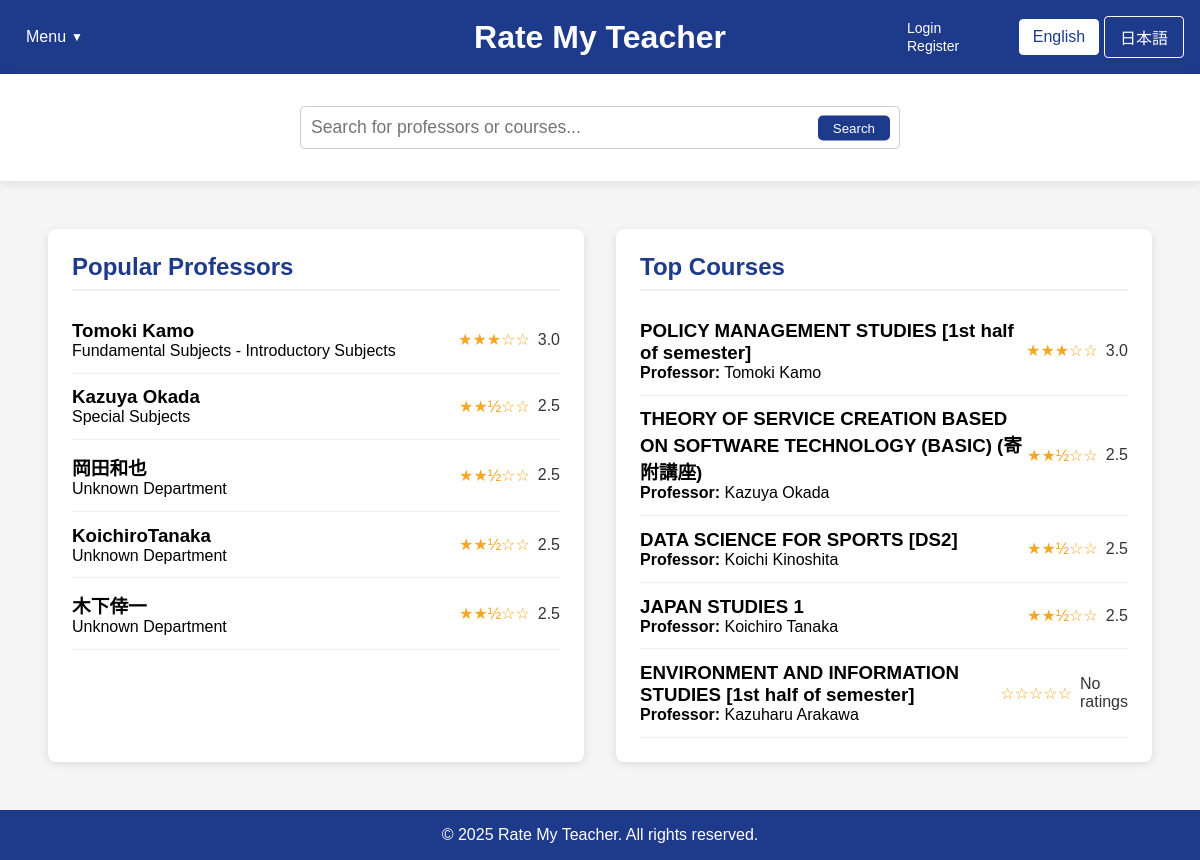
The app's page /home_fallback.php with its own data.
### tables this page shows
CREATE TABLE professors (
        id INTEGER PRIMARY KEY AUTOINCREMENT,
        name TEXT NOT NULL,
        department TEXT,
        bio TEXT,
        avg_content_quality REAL DEFAULT 0,
        avg_difficulty REAL DEFAULT 0,
        overall_rating REAL DEFAULT 0,
        review_count INTEGER DEFAULT 0
    );

CREATE TABLE courses (
        id INTEGER PRIMARY KEY AUTOINCREMENT,
        name TEXT NOT NULL,
        course_code TEXT,
        description TEXT,
        professor_id INTEGER,
        semester TEXT,
        avg_content_quality REAL DEFAULT 0,
        avg_difficulty REAL DEFAULT 0,
        overall_rating REAL DEFAULT 0,
        review_count INTEGER DEFAULT 0,
        FOREIGN KEY (professor_id) REFERENCES professors(id) ON DELETE SET NULL
    );

### home_fallback.php (the view, shortened to what this page needs)
<?php
$isLoggedIn = isset($_SESSION["loggedin"]) && $_SESSION["loggedin"] === true;
require_once 'config.php';
function getTopProfessors($limit = 5) {
    global $conn;
    $professors = [];
    try {
        $ratingCount = 0;
        $ratingCheckResult = $conn->query("SELECT COUNT(*) as count FROM ratings");
        if ($ratingCheckResult) {
            $ratingCountRow = $ratingCheckResult->fetchArray(SQLITE3_ASSOC);
            $ratingCount = $ratingCountRow['count'];
        }
        if ($ratingCount > 0) {
            $hasProfRatingColumns = false;
            $columnsResult = $conn->query("PRAGMA table_info(professors)");
            while ($col = $columnsResult->fetchArray(SQLITE3_ASSOC)) {
                if ($col['name'] === 'avg_content_quality' || $col['name'] === 'overall_rating') {
                    $hasProfRatingColumns = true;
                    break;
                }
            }
            if ($hasProfRatingColumns) {
                $stmt = $conn->prepare("
                    SELECT id, name, department,
                           COALESCE(overall_rating, (avg_content_quality + avg_difficulty) / 2) as avg_rating,
                           COALESCE(avg_content_quality, 0) as avg_content_quality,
                           COALESCE(avg_difficulty, 0) as avg_difficulty,
                           COALESCE(review_count, 0) as review_count
                    FROM professors
                    WHERE COALESCE(review_count, 0) > 0
                    ORDER BY avg_rating DESC, review_count DESC
                    LIMIT :limit
                ");
            }
            $stmt->bindValue(':limit', $limit, SQLITE3_INTEGER);
            $result = $stmt->execute();
            while ($row = $result->fetchArray(SQLITE3_ASSOC)) {
                if (isset($row['avg_rating']) && $row['avg_rating'] !== null) {
                    $row['avg_rating'] = number_format((float)$row['avg_rating'], 1);
                } else {
                    $row['avg_rating'] = "N/A";
                }
                $professors[] = $row;
            }
        }
    } catch (Exception $e) {
        error_log("Error fetching top professors: " . $e->getMessage());
    }
    return $professors;
}
function getTopCourses($limit = 5) {
    global $conn;
    $courses = [];
    try {
        $ratingCount = 0;
        $ratingCheckResult = $conn->query("SELECT COUNT(*) as count FROM ratings");
        if ($ratingCheckResult) {
            $ratingCountRow = $ratingCheckResult->fetchArray(SQLITE3_ASSOC);
            $ratingCount = $ratingCountRow['count'];
        }
        if ($ratingCount > 0) {
            $hasCourseRatingColumns = false;
            $columnsResult = $conn->query("PRAGMA table_info(courses)");
            while ($col = $columnsResult->fetchArray(SQLITE3_ASSOC)) {
                if ($col['name'] === 'avg_content_quality') {
                    $hasCourseRatingColumns = true;
                    break;
                }
            }
            if ($hasCourseRatingColumns) {
                $stmt = $conn->prepare("
                    SELECT c.id, c.name as course_name, c.course_code,
                        COALESCE(c.avg_content_quality, 0) as avg_content_quality,
                        COALESCE(c.avg_difficulty, 0) as avg_difficulty,
                        (COALESCE(c.avg_content_quality, 0) + (5 - COALESCE(c.avg_difficulty, 0))) / 2 as avg_rating,
                        COALESCE(c.review_count, 0) as review_count,
                        p.name as professor_name
                    FROM courses c
                    LEFT JOIN professors p ON c.professor_id = p.id
                    WHERE COALESCE(c.review_count, 0) > 0
                    ORDER BY avg_rating DESC, review_count DESC
                    LIMIT :limit
                ");
            }
            $stmt->bindValue(':limit', $limit, SQLITE3_INTEGER);
            $result = $stmt->execute();
            while ($row = $result->fetchArray(SQLITE3_ASSOC)) {
                if (isset($row['avg_rating']) && $row['avg_rating'] !== null) {
                    $row['avg_rating'] = number_format((float)$row['avg_rating'], 1);
                } else {
                    $row['avg_rating'] = "N/A";
                }
                $courses[] = $row;
            }
        }
        if (count($courses) < $limit) {
            $remaining = $limit - count($courses);
            $excludeIds = array_map(function($course) {
                return $course['id'];
            }, $courses);
            $excludeClause = count($excludeIds) > 0 ? "WHERE c.id NOT IN (" . implode(",", $excludeIds) . ")" : "";
            $stmt = $conn->prepare("
                SELECT c.id, c.name as course_name, c.course_code, p.name as professor_name
                FROM courses c
                LEFT JOIN professors p ON c.professor_id = p.id
                $excludeClause
                LIMIT :limit
            ");
            $stmt->bindValue(':limit', $remaining, SQLITE3_INTEGER);
            $result = $stmt->execute();
            while ($row = $result->fetchArray(SQLITE3_ASSOC)) {
                $row['avg_rating'] = "N/A";
                $courses[] = $row;
            }
        }
    } catch (Exception $e) {
        error_log("Error fetching top courses: " . $e->getMessage());
    }
    return $courses;
}
$topProfessors = getTopProfessors(5);
$topCourses = getTopCourses(5);
?>
<!DOCTYPE html>
<html lang="en">
<head>
    <link rel="stylesheet" href="css/style.css">
</head>
<body>
    <div class="container">
        <header>
            <div class="header-left">
                <div class="dropdown">
                    <?php
                    $currentLang = isset($_COOKIE['language']) && $_COOKIE['language'] == 'ja' ? 'ja' : 'en';
                    $menuLabel = $currentLang == 'ja' ? 'メニュー' : 'Menu';
                    $logoutLabel = $currentLang == 'ja' ? 'ログアウト' : 'Logout';
                    $loginLabel = $currentLang == 'ja' ? 'ログイン' : 'Login';
                    $registerLabel = $currentLang == 'ja' ? '登録' : 'Register';
                    ?>
                    <button class="dropbtn"><?php echo $menuLabel; ?></button>
                </div>
            </div>
            <div class="header-center">
                <div class="logo">
                    <h1><a href="home.php" style="color: white; text-decoration: none;"><?php echo $currentLang == 'ja' ? 'Rate My Teacher' : 'Rate My Teacher'; ?></a></h1>
                </div>
            </div>
            <div class="header-right">
                <div class="auth-links">
                    <?php if ($isLoggedIn): ?>
                        <a href="logout.php"><?php echo $logoutLabel; ?></a>
                    <?php else: ?>
                        <a href="login.php"><?php echo $loginLabel; ?></a>
                        <a href="register.php"><?php echo $registerLabel; ?></a>
                    <?php endif; ?>
                </div>
                <div class="language-toggle">
                    <a href="?lang=en" class="<?php echo (!isset($_COOKIE['language']) || $_COOKIE['language'] == 'en') ? 'active' : ''; ?>"
                    style="display:inline-block; width:80px; text-align:center; padding:8px 0; margin-right:5px;
                            background:<?php echo (!isset($_COOKIE['language']) || $_COOKIE['language'] == 'en') ? 'white' : 'transparent'; ?>;
                            color:<?php echo (!isset($_COOKIE['language']) || $_COOKIE['language'] == 'en') ? '#1e3a8a' : 'white'; ?>;
                            text-decoration:none; border:1px solid white; border-radius:4px;"
                    onclick="document.cookie='language=en; path=/; max-age=2592000'; return true;">
                    English
                    </a>
                    <a href="?lang=ja" class="<?php echo (isset($_COOKIE['language']) && $_COOKIE['language'] == 'ja') ? 'active' : ''; ?>"
                    style="display:inline-block; width:80px; text-align:center; padding:8px 0;
                            background:<?php echo (isset($_COOKIE['language']) && $_COOKIE['language'] == 'ja') ? 'white' : 'transparent'; ?>;
                            color:<?php echo (isset($_COOKIE['language']) && $_COOKIE['language'] == 'ja') ? '#1e3a8a' : 'white'; ?>;
                            text-decoration:none; border:1px solid white; border-radius:4px;"
                    onclick="document.cookie='language=ja; path=/; max-age=2592000'; return true;">
                    日本語
                    </a>
                </div>
        </header>
        <div class="search-container">
            <div class="search-bar" style="position: relative !important;">
                <input type="text" id="searchInput" placeholder="<?php echo $currentLang == 'ja' ? '教授やコースを検索...' : 'Search for professors or courses...'; ?>" style="width: 100%; padding: 10px; border-radius: 5px; border: 1px solid #ccc;">
                <button id="searchButton" style="position: absolute; right: 10px; top: 50%; transform: translateY(-50%); background: #1e3a8a; color: white; border: none; padding: 5px 15px; border-radius: 5px; cursor: pointer;"><?php echo $currentLang == 'ja' ? '検索' : 'Search'; ?></button>
            </div>
        </div>
        <main style="flex: 1; display: flex; padding: 2rem;">
            <div id="popular-professors" class="content-box" style="flex: 1; background-color: white; margin: 1rem; padding: 1.5rem; border-radius: 8px; box-shadow: 0 2px 10px rgba(0,0,0,0.1);">
                <h2><?php echo $currentLang == 'ja' ? '人気の教授' : 'Popular Professors'; ?></h2>
                <div class="professor-list">
                    <?php foreach ($topProfessors as $professor): ?>
                    <a href="professor_page_template.php?name=<?php echo urlencode(str_replace(' ', '',$professor['name'])); ?>&lang=<?php echo $currentLang; ?>" style="text-decoration: none; color: inherit;">
                        <div class="professor-item" data-id="<?php echo $isLoggedIn ? $professor['id'] : 'login-required'; ?>">
                            <div>
                                <h3><?php echo htmlspecialchars($professor['name']); ?></h3>
                                <p><?php echo htmlspecialchars($professor['department'] ?? 'Unknown Department'); ?></p>
                            </div>
                            <div class="rating">
                                <?php
                                if ($professor['avg_rating'] !== 'N/A' && $professor['avg_rating'] > 0) {
                                    $fullStars = floor($professor['avg_rating']);
                                    $hasHalfStar = $professor['avg_rating'] - $fullStars >= 0.5;
                                    echo str_repeat('★', $fullStars);
                                    echo $hasHalfStar ? '½' : '';
                                    echo str_repeat('☆', 5 - $fullStars - ($hasHalfStar ? 1 : 0));
                                    echo ' <span>' . $professor['avg_rating'] . '</span>';
                                } else {
                                    echo '☆☆☆☆☆ <span>No ratings</span>';
                                }
                                ?>
                            </div>
                        </div>
                    </a>
                    <?php endforeach; ?>
                </div>
            </div>
            <div id="top-courses" class="content-box" style="flex: 1; background-color: white; margin: 1rem; padding: 1.5rem; border-radius: 8px; box-shadow: 0 2px 10px rgba(0,0,0,0.1);">
                <h2><?php echo $currentLang == 'ja' ? '人気のコース' : 'Top Courses'; ?></h2>
                <div class="course-list">
                    <?php foreach ($topCourses as $course): ?>
                    <a href="course.php?course=<?php echo urlencode($course['course_name'] ?? $course['name']); ?>&professor=<?php echo urlencode($course['professor_name'] ?? ''); ?>&lang=<?php echo $currentLang; ?>" style="text-decoration: none; color: inherit;">
                        <div class="course-item" data-id="<?php echo $isLoggedIn ? $course['id'] : 'login-required'; ?>">
                            <div>
                                <h3><?php echo htmlspecialchars($course['course_name'] ?? $course['name']); ?></h3>
                                <p><strong>Professor:</strong> <?php echo htmlspecialchars($course['professor_name'] ?? 'Unknown Professor'); ?></p>
                            </div>
                            <div class="rating">
                                <?php
                                if ($course['avg_rating'] !== 'N/A' && $course['avg_rating'] > 0) {
                                    $fullStars = floor($course['avg_rating']);
                                    $hasHalfStar = $course['avg_rating'] - $fullStars >= 0.5;
                                    echo str_repeat('★', $fullStars);
                                    echo $hasHalfStar ? '½' : '';
                                    echo str_repeat('☆', 5 - $fullStars - ($hasHalfStar ? 1 : 0));
                                    echo ' <span>' . $course['avg_rating'] . '</span>';
                                } else {
                                    echo '☆☆☆☆☆ <span>No ratings</span>';
                                }
                                ?>
                            </div>
                        </div>
                    </a>
                    <?php endforeach; ?>
                </div>
            </div>
        </main>
        <footer>
            <p>&copy; 2025 Rate My Teacher. All rights reserved.</p>
        </footer>
    </div>
</body>
</html>

### records on screen
professors: name "Tomoki Kamo", department "Fundamental Subjects - Introductory Subjects", fullStars "★★★", hasHalfStar "☆☆", avg_rating "3.0"
professors: name "Kazuya Okada", department "Special Subjects", fullStars "★★", shows "½", hasHalfStar "☆☆", avg_rating "2.5"
professors: name "岡田和也", department "Unknown Department", fullStars "★★", shows "½", hasHalfStar "☆☆", avg_rating "2.5"
professors: name "KoichiroTanaka", department "Unknown Department", fullStars "★★", shows "½", hasHalfStar "☆☆", avg_rating "2.5"
professors: name "木下倖一", department "Unknown Department", fullStars "★★", shows "½", hasHalfStar "☆☆", avg_rating "2.5"
courses: name "POLICY MANAGEMENT STUDIES [1st half of semester]", professor.name "Tomoki Kamo", fullStars "★★★", hasHalfStar "☆☆", avg_rating "3.0"
courses: name "THEORY OF SERVICE CREATION BASED ON SOFTWARE TECHNOLOGY (BASIC) (寄附講座)", professor.name "Kazuya Okada", fullStars "★★", shows "½", hasHalfStar "☆☆", avg_rating "2.5"
courses: name "DATA SCIENCE FOR SPORTS [DS2]", professor.name "Koichi Kinoshita", fullStars "★★", shows "½", hasHalfStar "☆☆", avg_rating "2.5"
courses: name "JAPAN STUDIES 1", professor.name "Koichiro Tanaka", fullStars "★★", shows "½", hasHalfStar "☆☆", avg_rating "2.5"
courses: name "ENVIRONMENT AND INFORMATION STUDIES [1st half of semester]", professor.name "Kazuharu Arakawa", shows "No ratings"

### other values on screen
$menuLabel "Menu"
$loginLabel "Login"
$registerLabel "Register"
